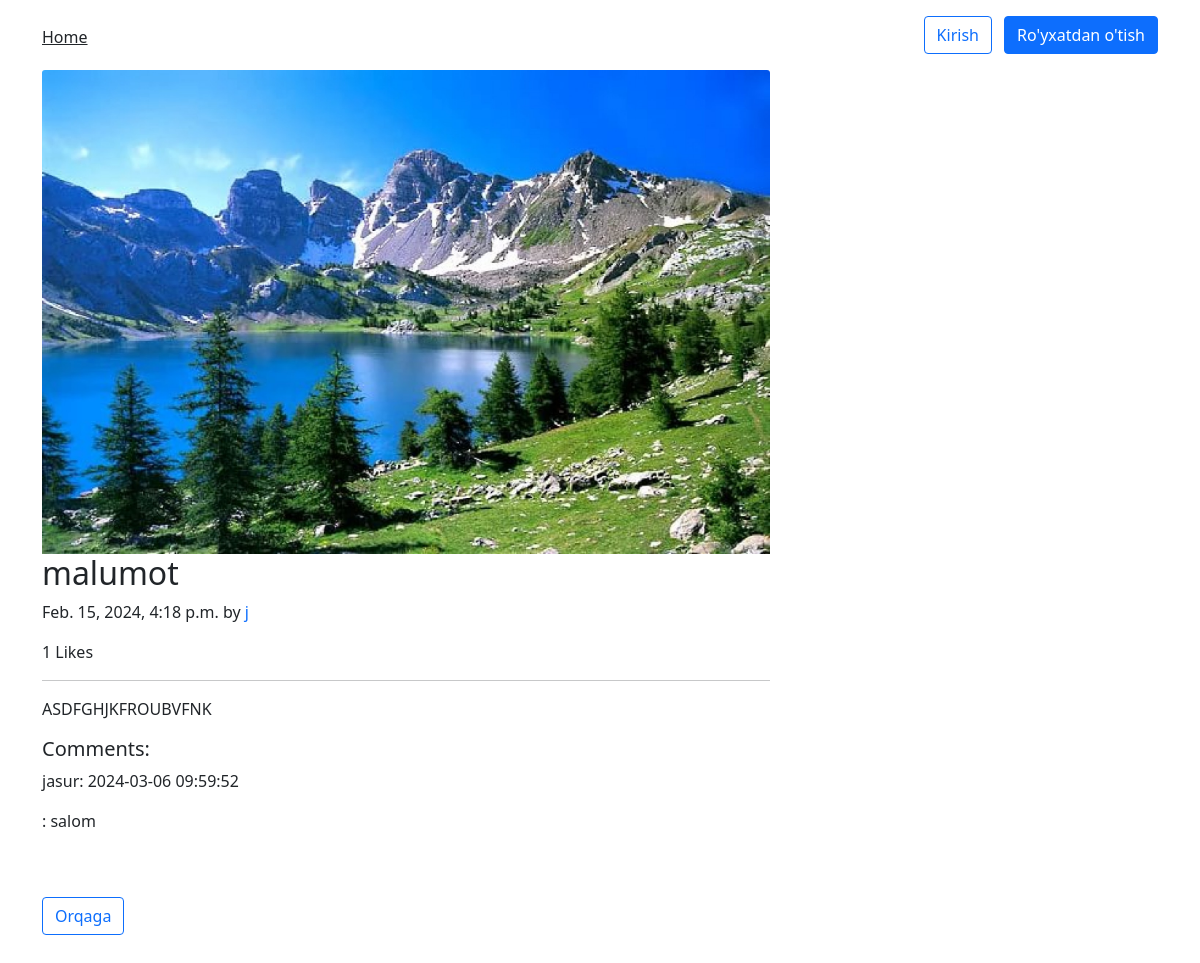
The app's page /2024/2/15/malumot/ with its own data.
### blog/models.py (models this page shows, shortened)
class Post(models.Model):
    class Status(models.TextChoices):
        DRAFT = 'DF', 'Draft'
        PUBLISHED = 'PB', 'Published'
    title = models.CharField(max_length=250)
    slug  = models.SlugField(max_length=250, unique_for_date='publish')
    img = models.ImageField(upload_to='images/', blank=True)
    author = models.ForeignKey(User,
                                 on_delete=models.CASCADE,
                                 related_name='blog_posts')
    body = models.TextField()
    likes = models.ManyToManyField(
        User, through='Like', related_name="likes_post", blank=True)
    comments = models.ManyToManyField(
        User, through='Comment', related_name="comments_post", blank=True)
    publish = models.DateTimeField(default=timezone.now())
    created = models.DateTimeField(auto_now_add=True)
    updated = models.DateTimeField(auto_now=True)
    status = models.CharField(
        max_length=2,
        choices=Status.choices,
        default=Status.DRAFT)
    objects = models.Manager()
    published = PublishedManager()
    class Meta:
        ordering = ['-publish']
        indexes =[
            models.Index(fields=['-publish']),
        ]

class Comment(models.Model):
    post = models.ForeignKey(
        Post, on_delete=models.CASCADE)
    author = models.ForeignKey(User, on_delete=models.CASCADE)
    text = models.TextField()
    created = models.DateTimeField(auto_now_add=True)

### blog/views.py (the view)
def post_detail(request, year, month, day, slug):
    post = get_object_or_404(
        Post,
        status=Post.Status.PUBLISHED,
        slug=slug,
        publish__year=year,
        publish__month=month,
        publish__day=day
        )
    comments = Comment.objects.filter(post=post)
    likes = Like.objects.filter(post=post)
    if request.method == 'POST':
        comment_form = CommentForm(data=request.POST)
        if comment_form.is_valid():
            new_comment = comment_form.save(commit=False)
            new_comment.post = post
            new_comment.author = request.user
            new_comment.save()
            return redirect('blog:post_detail', year=year, month=month, day=day, slug=post.slug)
    else:
        comment_form = CommentForm()
    data = {'post': post,
            'comments': comments,
            'likes': likes,
            'comment_form': comment_form,
            }
    return render(request, 'blog/post/detail.html', data)

### templates/blog/post/detail.html (shortened to what this page needs)
{% extends "blog/base.html" %}
{% block content %}
<div class="row g-5">
    <div class="col-md-8">
        <article class="blog-post">
            {% if post.img %}
            <div>
                <img src="{{ post.img.url }}" class="card-img-top" alt="{{ post.title }}">
            </div>
            {% endif %}
            <h2 class="blog-post-title">{{ post.title }}</h2>
            <p class="blog-post-meta">{{ post.publish }} by <a href="#">{{ post.author }}</a></p>
            <p id="likes-count">
                {{ likes.count }} Likes
            </p>
            <hr>
            <p>
                {{ post.body }}
            </p>
            {% if comments %}
            <h5>Comments:</h5>
            {% for comment in comments %}
            <p>
                {{ comment.author.first_name }}: {{ comment.text }}
            </p>
            {% endfor %}
            <br><br>
            {% endif %}
        </article>
        <nav class="blog-pagination mb-5" aria-label="Pagination">
            <a class="btn btn-outline-primary" href="{% url 'blog:post_list' %}">Orqaga</a>
        </nav>
    </div>
</div>
{% endblock %}

### records on screen
Post: img (picture), title "malumot", publish "Feb. 15, 2024, 4:18 p.m.", author "j", body "ASDFGHJKFROUBVFNK"
Comment: author.first_name "jasur", text "2024-03-06 09:59:52"
Comment: text "salom"

### other values on screen
{{ likes.count }} "1"
